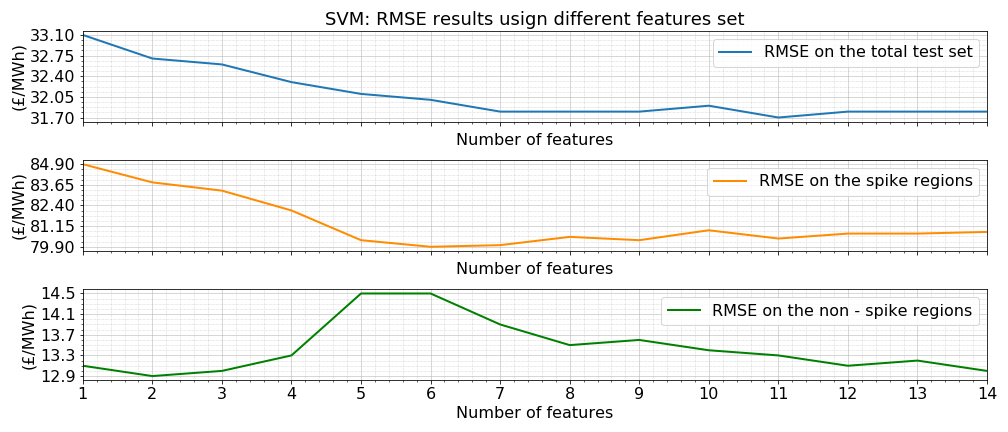

This chart was generated by the following Python code:
# =============================================================================
# # =============================================================================
# # Plot FS form SVM
# # =============================================================================
# =============================================================================

import pandas as pd
import numpy as np
import matplotlib.pyplot as plt

# =============================================================================
# import data & treat it
# =============================================================================
data = pd.read_csv('Results_SVM_FS_linear_kernel.csv', index_col = [0])

rmse_gen = data.rmse_general.round(1)
rmse_spi = data.rmse_spike
rmse_spi = rmse_spi.round(1)
rmse_nor = data.rmse_normal.round(1)

fontsize = 16

# RESULTS ON ALL TEST SET
plt.figure(figsize = (14,6))

plt.subplot(3, 1, 1)
plt.plot(np.arange(1,(15)), rmse_gen, label = 'RMSE on the total test set', linewidth = 2)
plt.minorticks_on()
plt.grid(which='major', linestyle='-', linewidth='0.5')
plt.grid(which='minor', linestyle=':', linewidth='0.5')
plt.xlabel('Number of features', fontsize = fontsize)
plt.ylabel('(£/MWh)', fontsize = fontsize)
plt.xlim(1, 14)
plt.xticks([1,2,3,4,5,6,7,8,9,10,11,12,13,14], [], fontsize = fontsize)
plt.yticks(np.linspace(rmse_gen.min(), rmse_gen.max(), 5), fontsize = fontsize)
plt.title('SVM: RMSE results usign different features set', fontsize = fontsize + 2)
plt.legend(loc = 'upper right', fontsize = fontsize)


plt.subplot(3, 1, 2)
plt.plot(np.arange(1,(15)), rmse_spi, label = 'RMSE on the spike regions', linewidth = 2, color = 'darkorange')
plt.minorticks_on()
plt.grid(which='major', linestyle='-', linewidth='0.5')
plt.grid(which='minor', linestyle=':', linewidth='0.5')
plt.xlabel('Number of features', fontsize = fontsize)
plt.ylabel('(£/MWh)', fontsize = fontsize)
plt.xlim(1, 14)
plt.xticks([1,2,3,4,5,6,7,8,9,10,11,12,13,14],[], fontsize = fontsize)
plt.yticks(np.linspace(rmse_spi.min(), rmse_spi.max(), 5), fontsize = fontsize)
plt.legend(loc = 'upper right', fontsize = fontsize)


plt.subplot(3, 1, 3)
plt.plot(np.arange(1,(15)), rmse_nor, label = 'RMSE on the non - spike regions', linewidth = 2, color = 'green')
plt.minorticks_on()
plt.grid(which='major', linestyle='-', linewidth='0.5')
plt.grid(which='minor', linestyle=':', linewidth='0.5')
plt.xlabel('Number of features', fontsize = fontsize)
plt.ylabel('(£/MWh)', fontsize = fontsize)
plt.xlim(1, 14)
plt.xticks([1,2,3,4,5,6,7,8,9,10,11,12,13,14], fontsize = fontsize)
plt.yticks(np.linspace(rmse_nor.min(), rmse_nor.max(), 5), fontsize = fontsize)
plt.legend(loc = 'upper right', fontsize = fontsize)
plt.tight_layout()
plt.savefig('Plot_SVM_FS_Results.png')
